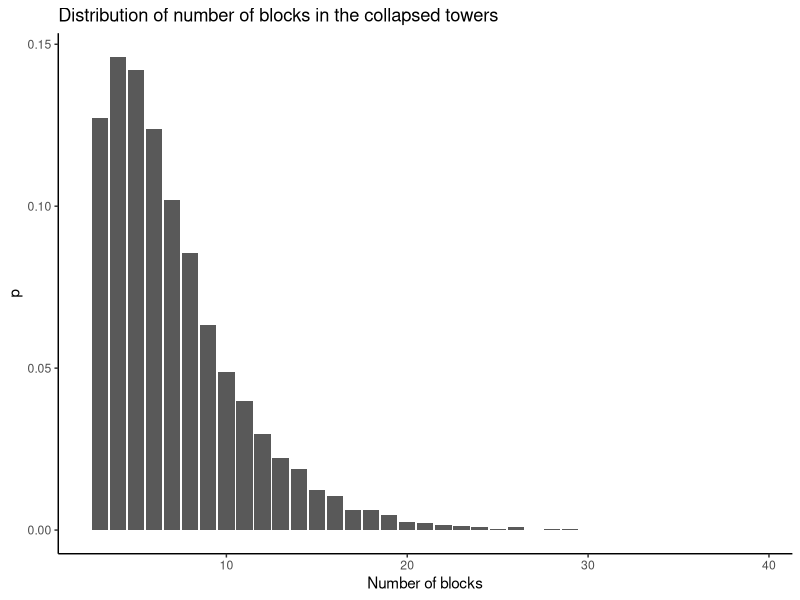

Recreate this plot in R.
## ---- chunk 1
calc_next_block_center <- function(previous_block_center) {
  previous_block_center + runif(n = 1, min = -0.5, max = 0.5)
}
## ---- chunk 2
are_blocks_above_balanced <- function(block_center, block_centers_above) {
  abs(block_center - mean(block_centers_above)) < 0.5
}
## ---- chunk 3
get_all_possible_subtowers <- function(block_centers) {
    blocks_count <- length(block_centers)
    purrr::map(1:(blocks_count - 1), ~block_centers[.:blocks_count])
}
## ---- chunk 4
get_tower_top_level <- function(...) {
  block_centers <- c(0)
  is_tower_balanced <- TRUE

  while(is_tower_balanced) {
    next_block_center <- calc_next_block_center(tail(block_centers, n = 1))

    block_centers <- c(block_centers, next_block_center)

    subtowers <- get_all_possible_subtowers(block_centers)
    
    is_tower_balanced <- all(purrr::map(
      subtowers, 
      ~are_blocks_above_balanced(.[1], .[-1])
    ))
  }

  length(block_centers)
}
## ---- chunk 5
tower_heights <- purrr::map_int(1:1e4, get_tower_top_level)

mean(tower_heights)
## ---- chunk 6
library(ggplot2)
ggplot(
  data.frame(tower_height = tower_heights), 
  aes(x = tower_height, y = ..prop..)
) +
  geom_bar() +
  theme_classic() +
  labs(
    title = "Distribution of number of blocks in the collapsed towers",
    y = "p",
    x = "Number of blocks"
  )
